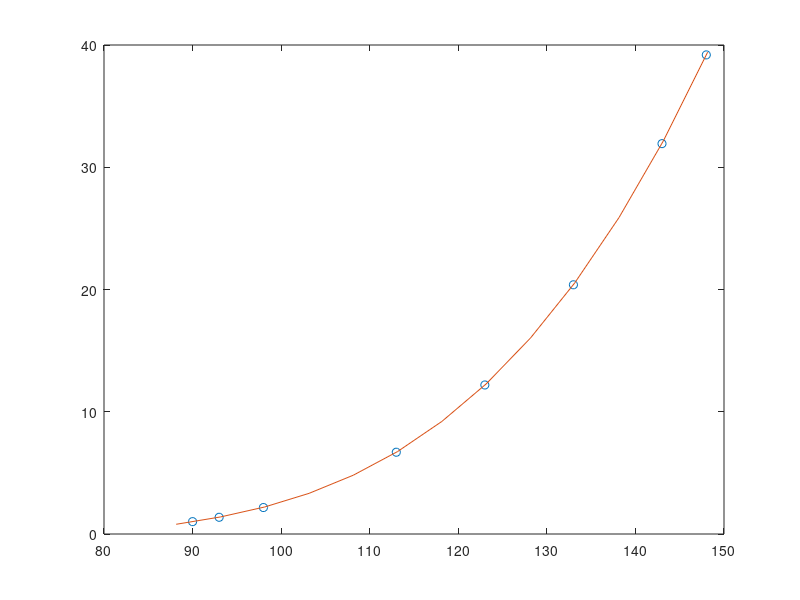

This chart was generated by the following MATLAB code:
T=[-125 -130 -140 -150 -160 -175 -180 -183] +273 ;
PVp=[ 3919112.11578780	3193153.84940154	2038567.51114252	1219037.81557651	668958.622124653	216475.063892843	136744.544447067	101159.768361270]./10^5;

p = polyfit(T,PVp,3);
x2 = 148.15:-5:88.15;
y2 = polyval(p,x2);

plot(T,PVp,'o')
hold on
plot(x2,y2)

pd=polyder(p);